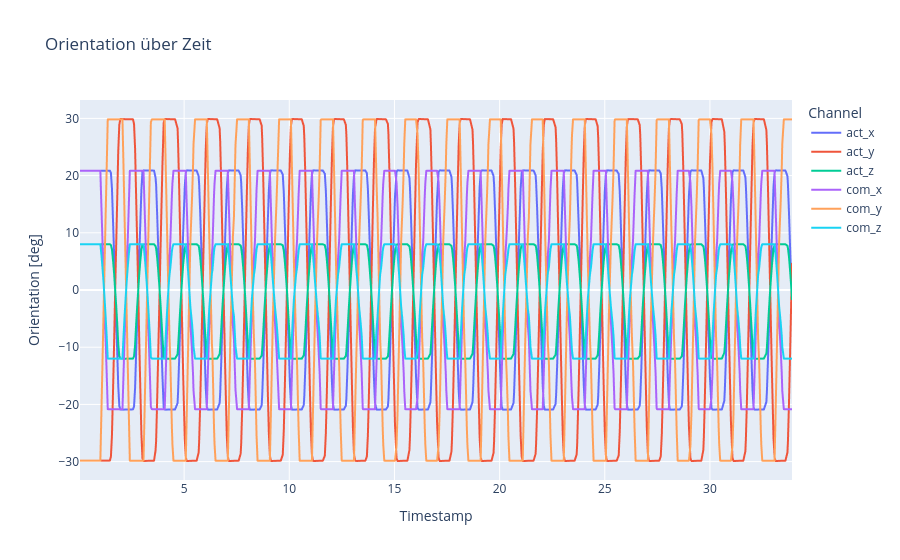

Here is the notebook cell this chart was saved with:
### Markdown cell above
orientation over time

### Code cell
# 1) DataFrame anlegen
df = pd.DataFrame({
    'timestamp': timestamps,
    'act_x': rpy_act[:, 0],
    'act_y': rpy_act[:, 1],
    'act_z': rpy_act[:, 2],
    'com_x': rpy_com[:, 0],
    'com_y': rpy_com[:, 1],
    'com_z': rpy_com[:, 2],
})

# 1) In Long-Form umwandeln
df_long = df.melt(
    id_vars='timestamp',
    value_vars=df.columns[1:],
    var_name='Channel',
    value_name='Orientation [deg]'
)

# 2) Plot bauen
fig = px.line(
    df_long,
    x='timestamp',
    y='Orientation [deg]',
    color='Channel',
    title="Orientation über Zeit",
    labels={'timestamp': 'Timestamp'}
)

# 3) Achsen anpassen
fig.update_xaxes(
    tickformat="%H:%M:%S\n%d-%m-%Y",
)

fig.show()

### Figure 1 — Plotly figure (JSON) as saved in the notebook; plotly's stock layout.template omitted (floating-point values rounded to 4 significant figures; data arrays with more than 128 entries replaced by an {"elided": "..."} marker saying what was removed)
{"data": [{"hovertemplate": "Channel=act_x<br>Timestamp=%{x}<br>Orientation [deg]=%{y}<extra></extra>", "legendgroup": "act_x", "line": {"color": "#636efa", "dash": "solid"}, "marker": {"symbol": "circle"}, "mode": "lines", "name": "act_x", "showlegend": true, "type": "scattergl", "x": {"elided": "643 float values"}, "xaxis": "x", "y": {"elided": "643 float values"}, "yaxis": "y"}, {"hovertemplate": "Channel=act_y<br>Timestamp=%{x}<br>Orientation [deg]=%{y}<extra></extra>", "legendgroup": "act_y", "line": {"color": "#EF553B", "dash": "solid"}, "marker": {"symbol": "circle"}, "mode": "lines", "name": "act_y", "showlegend": true, "type": "scattergl", "x": {"elided": "643 float values"}, "xaxis": "x", "y": {"elided": "643 float values"}, "yaxis": "y"}, {"hovertemplate": "Channel=act_z<br>Timestamp=%{x}<br>Orientation [deg]=%{y}<extra></extra>", "legendgroup": "act_z", "line": {"color": "#00cc96", "dash": "solid"}, "marker": {"symbol": "circle"}, "mode": "lines", "name": "act_z", "showlegend": true, "type": "scattergl", "x": {"elided": "643 float values"}, "xaxis": "x", "y": {"elided": "643 float values"}, "yaxis": "y"}, {"hovertemplate": "Channel=com_x<br>Timestamp=%{x}<br>Orientation [deg]=%{y}<extra></extra>", "legendgroup": "com_x", "line": {"color": "#ab63fa", "dash": "solid"}, "marker": {"symbol": "circle"}, "mode": "lines", "name": "com_x", "showlegend": true, "type": "scattergl", "x": {"elided": "643 float values"}, "xaxis": "x", "y": {"elided": "643 float values"}, "yaxis": "y"}, {"hovertemplate": "Channel=com_y<br>Timestamp=%{x}<br>Orientation [deg]=%{y}<extra></extra>", "legendgroup": "com_y", "line": {"color": "#FFA15A", "dash": "solid"}, "marker": {"symbol": "circle"}, "mode": "lines", "name": "com_y", "showlegend": true, "type": "scattergl", "x": {"elided": "643 float values"}, "xaxis": "x", "y": {"elided": "643 float values"}, "yaxis": "y"}, {"hovertemplate": "Channel=com_z<br>Timestamp=%{x}<br>Orientation [deg]=%{y}<extra></extra>", "legendgroup": "com_z", "line": {"color": "#19d3f3", "dash": "solid"}, "marker": {"symbol": "circle"}, "mode": "lines", "name": "com_z", "showlegend": true, "type": "scattergl", "x": {"elided": "643 float values"}, "xaxis": "x", "y": {"elided": "643 float values"}, "yaxis": "y"}], "layout": {"legend": {"title": {"text": "Channel"}, "tracegroupgap": 0}, "title": {"text": "Orientation über Zeit"}, "xaxis": {"anchor": "y", "domain": [0, 1], "tickformat": "%H:%M:%S\n%d-%m-%Y", "title": {"text": "Timestamp"}}, "yaxis": {"anchor": "x", "domain": [0, 1], "title": {"text": "Orientation [deg]"}}}}
